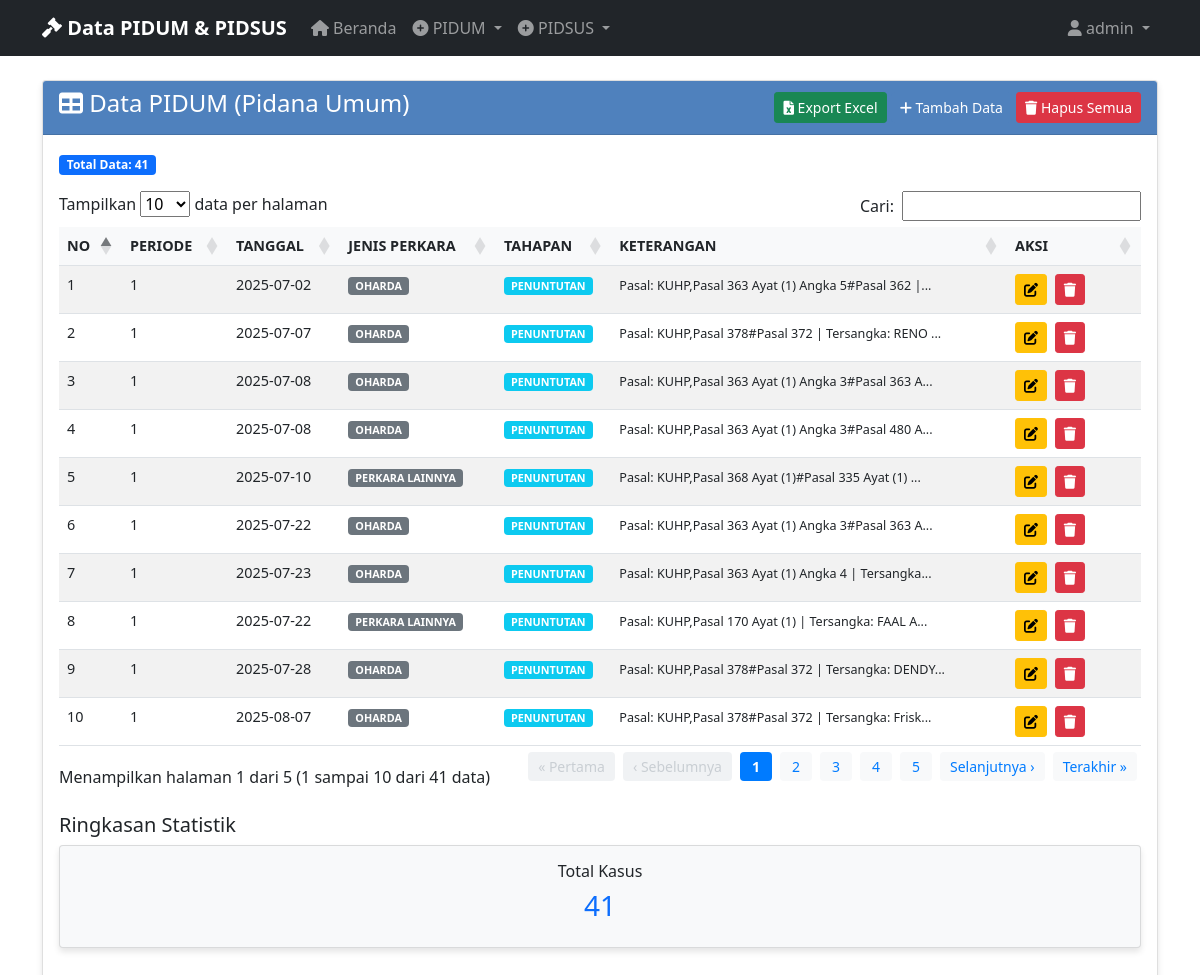
Page /view_pidum (signed in) on the committed database.
### tables this page shows
CREATE TABLE "pidum_data" (
                id INTEGER PRIMARY KEY AUTOINCREMENT,
                no TEXT NOT NULL,
                periode TEXT NOT NULL,
                tanggal TEXT NOT NULL,
                jenis_perkara TEXT NOT NULL,
                tahapan_penanganan TEXT NOT NULL,
                keterangan TEXT NOT NULL,
                created_at TIMESTAMP DEFAULT CURRENT_TIMESTAMP
            );

### app_with_db.py (the view)
@app.route('/view_pidum')
@login_required
def view_pidum():
    data = get_all_pidum_data()  # Changed to include ID for delete functionality
    return render_template('view_pidum.html', data=data)

### app_with_db.py (called while the page is built)
def login_required(f):
    @wraps(f)
    def decorated_function(*args, **kwargs):
        if 'user_id' not in session:
            return redirect(url_for('login'))
        return f(*args, **kwargs)
    return decorated_function

### database.py (called while the page is built)
@contextmanager
def get_db_connection():
    conn = sqlite3.connect(DATABASE_PATH)
    conn.row_factory = sqlite3.Row
    try:
        yield conn
    finally:
        conn.close()

def get_all_pidum_data():
    with get_db_connection() as conn:
        cursor = conn.cursor()
        cursor.execute('SELECT * FROM pidum_data ORDER BY created_at DESC')
        rows = cursor.fetchall()
        return [dict(row) for row in rows]

### templates/view_pidum.html (shortened to what this page needs)
{% extends "base.html" %}
{% block content %}
<div class="row">
    <div class="col-md-12">
        <div class="card">
            <div class="card-header d-flex justify-content-between align-items-center">
                <h4><i class="fas fa-table"></i> Data PIDUM (Pidana Umum)</h4>
                <div>
                    <a href="{{ url_for('export_pidum_excel') }}" class="btn btn-success btn-sm">
                        <i class="fas fa-file-excel"></i> Export Excel
                    </a>
                    <a href="{{ url_for('input_pidum') }}" class="btn btn-primary btn-sm">
                        <i class="fas fa-plus"></i> Tambah Data
                    </a>
                    {% if data %}
                    <button type="button" class="btn btn-danger btn-sm" onclick="confirmDeleteAll()">
                        <i class="fas fa-trash"></i> Hapus Semua
                    </button>
                    {% endif %}
                </div>
            </div>
            <div class="card-body">
                {% if data %}
                    <div class="mb-3">
                        <span class="badge bg-primary">Total Data: {{ data|length }}</span>
                    </div>
                    <div class="table-responsive">
                        <table class="table table-striped table-hover" id="pidumTable">
                            <thead>
                                <tr>
                                    <th>NO</th>
                                    <th>PERIODE</th>
                                    <th>TANGGAL</th>
                                    <th>JENIS PERKARA</th>
                                    <th>TAHAPAN</th>
                                    <th>KETERANGAN</th>
                                    <th width="100">AKSI</th>
                                </tr>
                            </thead>
                            <tbody>
                                {% for item in data %}
                                <tr>
                                    <td>{{ item.no }}</td>
                                    <td>{{ item.periode }}</td>
                                    <td>{{ item.tanggal }}</td>
                                    <td>
                                        <span class="badge bg-secondary">{{ item.jenis_perkara }}</span>
                                    </td>
                                    <td>
                                        <span class="badge bg-info">{{ item.tahapan_penanganan or 'N/A' }}</span>
                                    </td>
                                    <td>
                                        <small>{{ item.keterangan[:50] if item.keterangan else '-' }}{% if item.keterangan and item.keterangan|length > 50 %}...{% endif %}</small>
                                    </td>
                                    <td>
                                        <a href="{{ url_for('edit_pidum', item_id=item.id) }}" class="btn btn-warning btn-sm me-1">
                                            <i class="fas fa-edit"></i>
                                        </a>
                                        <button type="button" class="btn btn-danger btn-sm"
                                                onclick="confirmDelete({{ item.id }}, '{{ item.no|e }}')">
                                            <i class="fas fa-trash"></i>
                                        </button>
                                    </td>
                                </tr>
                                {% endfor %}
                            </tbody>
                        </table>
                    </div>
                    <div class="row mt-4">
                        <div class="col-md-12">
                            <h5>Ringkasan Statistik</h5>
                            <div class="row">
                                <div class="col-md-12">
                                    <div class="card bg-light">
                                        <div class="card-body text-center">
                                            <h6>Total Kasus</h6>
                                            <h3 class="text-primary">{{ data|length }}</h3>
                                        </div>
                                    </div>
                                </div>
                            </div>
                        </div>
                    </div>
                {% endif %}
            </div>
        </div>
    </div>
</div>
{% block scripts %}
<link href="https://cdn.datatables.net/1.11.5/css/dataTables.bootstrap5.min.css" rel="stylesheet">
{% endblock %}
{% endblock %}

### templates/base.html (style rules this page uses)
.card { box-shadow: 0 4px 6px rgba(0, 0, 0, 0.1); margin-bottom: 20px; }
.card-header { background-color: #4F81BD; color: white; font-weight: bold; }
.btn-primary { background-color: #4F81BD; border-color: #4F81BD; }
.table { font-size: 0.9rem; }
.table th { background-color: #f8f9fa; font-weight: bold; }

### rows in the picture
pidum_data: no "1", periode "1", tanggal "2025-07-02", jenis_perkara "OHARDA", tahapan_penanganan "PENUNTUTAN", keterangan "Pasal: KUHP,Pasal 363 Ayat (1) Angka 5#Pasal 362 |"
pidum_data: no "2", periode "1", tanggal "2025-07-07", jenis_perkara "OHARDA", tahapan_penanganan "PENUNTUTAN", keterangan "Pasal: KUHP,Pasal 378#Pasal 372 | Tersangka: RENO"
pidum_data: no "3", periode "1", tanggal "2025-07-08", jenis_perkara "OHARDA", tahapan_penanganan "PENUNTUTAN", keterangan "Pasal: KUHP,Pasal 363 Ayat (1) Angka 3#Pasal 363 A"
pidum_data: no "4", periode "1", tanggal "2025-07-08", jenis_perkara "OHARDA", tahapan_penanganan "PENUNTUTAN", keterangan "Pasal: KUHP,Pasal 363 Ayat (1) Angka 3#Pasal 480 A"
pidum_data: no "5", periode "1", tanggal "2025-07-10", jenis_perkara "PERKARA LAINNYA", tahapan_penanganan "PENUNTUTAN", keterangan "Pasal: KUHP,Pasal 368 Ayat (1)#Pasal 335 Ayat (1)"
pidum_data: no "6", periode "1", tanggal "2025-07-22", jenis_perkara "OHARDA", tahapan_penanganan "PENUNTUTAN", keterangan "Pasal: KUHP,Pasal 363 Ayat (1) Angka 3#Pasal 363 A"
pidum_data: no "7", periode "1", tanggal "2025-07-23", jenis_perkara "OHARDA", tahapan_penanganan "PENUNTUTAN", keterangan "Pasal: KUHP,Pasal 363 Ayat (1) Angka 4 | Tersangka"
pidum_data: no "8", periode "1", tanggal "2025-07-22", jenis_perkara "PERKARA LAINNYA", tahapan_penanganan "PENUNTUTAN", keterangan "Pasal: KUHP,Pasal 170 Ayat (1) | Tersangka: FAAL A"
pidum_data: no "9", periode "1", tanggal "2025-07-28", jenis_perkara "OHARDA", tahapan_penanganan "PENUNTUTAN", keterangan "Pasal: KUHP,Pasal 378#Pasal 372 | Tersangka: DENDY"
pidum_data: no "10", periode "1", tanggal "2025-08-07", jenis_perkara "OHARDA", tahapan_penanganan "PENUNTUTAN", keterangan "Pasal: KUHP,Pasal 378#Pasal 372 | Tersangka: Frisk"

### other values in the picture
{{ session.username }} "admin"
{{ data|length }} "41"
